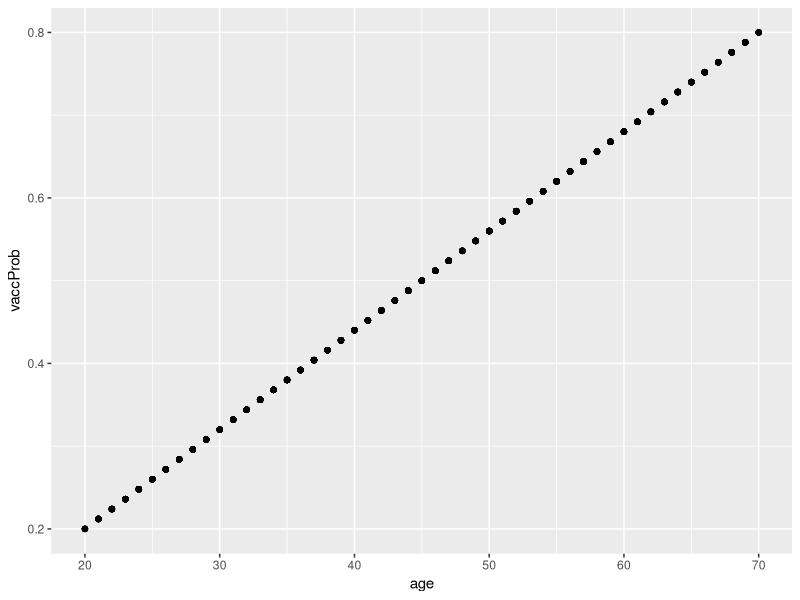

This figure's R source:
## MMED Sampling design participatory coding 2021
## (C) ICI3D; some rights reserved

## Do existing COVID vaccines protect against the lambda variant?
## WHAT is our outcome variable? Severe disease.
## There are many other possibilities.
#### Deaths 

## How can we approach this question?
## What kind of study should we do?

## Post-vaccination surveillance
## Observational study: who was vaccinated what's the outcome?
## Randomized controlled trial: 
#### Advantage: balances all possible confounders (?)
#### Disadvantage: unethical

## Single-arm trial: simply give the vaccine and observe
#### Disadvantage: No direct comparison
#### Advantage: Allows you to vaccinate more people avoid ethical problems
## No-control trial: compare different vaccines

## Observational study
#### Vaccination status
#### Severe illness
#### Age 
#### co-morbidity
#### occupation

## We are going to assume transmission is exogenous (comes from outside)
## for the purpose of this exercise

library(tidyverse)

N <- 1000
vaccProp <- 0.6
minAge <- 20
maxAge <- 70
baseVacc <- 0.2 ## Should be positive
maxVacc <- 0.8
baseProg <- 0.1 ## Should be positive
maxProg <- 0.4
challengeProb <- 0.6
VE <- 0.5

pop <- tibble(NULL
              , id = as.character(1:N)
              , age = round(runif(N, minAge, maxAge))
              , vaccProb = baseVacc + (maxVacc-baseVacc)*(age-minAge)/(maxAge-minAge)
              , challengeProb = challengeProb
              , progProb = baseProg + (maxProg-baseProg)*(age-minAge)/(maxAge-minAge) 
              , vaccStatus = rbinom(N, 1, vaccProb)
)

pop <- (pop
        |> mutate(NULL
                   , disProb = challengeProb*progProb
                   , disProb = ifelse(vaccStatus==1, (1-VE)*disProb, disProb)
                   , disease = rbinom(N, 1, disProb)
        )
)

dat <- (pop
        |> select(id, age, vaccStatus, disease)
)

## Do a logistic regression
## pull out the estimate, confidence intervals and (maybe) the P value
## we can also use CIs to evaluate "significance"
## wrap all of this in a function
## Test assumptions, analysis plans, etc.
mod <- glm(disease ~ age + vaccStatus, family="binomial", data=dat)
summary(mod)
confint(mod)

print(pop, n=Inf)

print(ggplot(pop)
      + aes(x=age, y=vaccProb)
      + geom_point()
)
